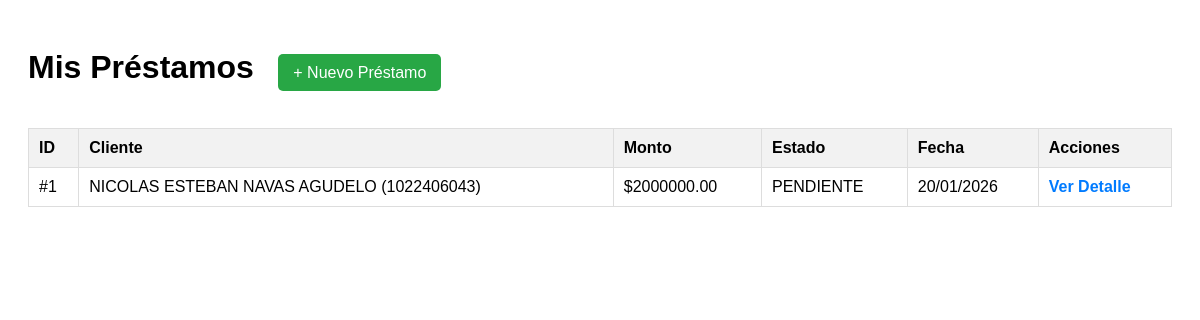
The page / on the database its author committed.
### creditos/models.py (models this page shows, shortened)
class Prestamo(models.Model):
    ESTADOS = [
        ('PENDIENTE', 'Pendiente de Aprobación'),
        ('ACTIVO', 'Activo'),
        ('PAGADO', 'Pagado'),
        ('MORA', 'En Mora'),
        ('RECHAZADO', 'Rechazado'),
    ]
    cliente = models.ForeignKey(Cliente, on_delete=models.PROTECT, related_name='prestamos')
    monto = models.DecimalField(max_digits=12, decimal_places=2)
    tasa_interes = models.DecimalField(max_digits=5, decimal_places=2, help_text="Tasa mensual en %")
    plazo_meses = models.IntegerField()
    fecha_inicio = models.DateField()
    estado = models.CharField(max_length=20, choices=ESTADOS, default='PENDIENTE')
    creado_at = models.DateTimeField(auto_now_add=True)

class Cliente(models.Model):
    documento = models.CharField(max_length=20, unique=True)
    nombres = models.CharField(max_length=100)
    apellidos = models.CharField(max_length=100)
    telefono = models.CharField(max_length=20)
    email = models.EmailField(blank=True, null=True)
    creado_at = models.DateTimeField(auto_now_add=True)
    def __str__(self):
        return f"{self.nombres} {self.apellidos} ({self.documento})"

### creditos/views.py (the view)
# urls.py: path('', views.listar_prestamos, name='listar_prestamos'),
def listar_prestamos(request):
    prestamos = Prestamo.objects.all().order_by('-creado_at')
    return render(request, 'creditos/lista_prestamos.html', {
        'prestamos': prestamos
    })

### creditos/templates/creditos/lista_prestamos.html (shortened to what this page needs)
<!DOCTYPE html>
<html lang="es">
<head>
</head>
<body>
    <div>
        <h1>Mis Préstamos</h1>
        <a href="/crear-prestamo/" class="btn-new">+ Nuevo Préstamo</a>
    </div>
    {% if prestamos %}
        <table>
            <thead>
                <tr>
                    <th>ID</th>
                    <th>Cliente</th>
                    <th>Monto</th>
                    <th>Estado</th>
                    <th>Fecha</th>
                    <th>Acciones</th>
                </tr>
            </thead>
            <tbody>
                {% for p in prestamos %}
                <tr>
                    <td>#{{ p.id }}</td>
                    <td>{{ p.cliente }}</td>
                    <td>${{ p.monto }}</td>
                    <td>{{ p.estado }}</td>
                    <td>{{ p.creado_at|date:"d/m/Y" }}</td>
                    <td>
                        <a href="{% url 'detalle_prestamo' p.id %}" class="link-detail">Ver Detalle</a>
                    </td>
                </tr>
                {% endfor %}
            </tbody>
        </table>
    {% else %}
        <p>No hay préstamos registrados aún.</p>
    {% endif %}
</body>
</html>

### creditos/templates/creditos/lista_prestamos.html (style rules this page uses)
body { font-family: sans-serif; padding: 20px; }
h1 { display: inline-block; margin-right: 20px; }
.btn-new { background-color: #28a745; color: white; padding: 10px 15px; text-decoration: none; border-radius: 5px; }
table { width: 100%; border-collapse: collapse; margin-top: 20px; }
th, td { border: 1px solid #ddd; padding: 10px; text-align: left; }
th { background-color: #f2f2f2; }
.link-detail { color: #007bff; font-weight: bold; text-decoration: none; }

### rows shown on the page
Prestamo: id "1", cliente "NICOLAS ESTEBAN NAVAS AGUDELO (1022406043)", monto "2000000.00", estado "PENDIENTE", creado_at "20/01/2026"
